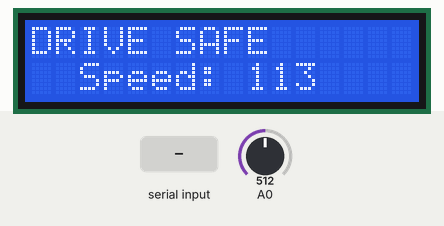
Simulated run of this sketch. Board: Arduino Uno, built with avr-gcc and run on an emulated ATmega328P. Shown: 16×2 character LCD. Inputs (shaded band) come from the test bench; at power-on: A0 = 512. What the sketch prints to the serial monitor is not drawn.

Above: at 1.2 s.
1.3 s: "1" received over Serial
7.3 s: A0 set to 716
At 8.4 s:
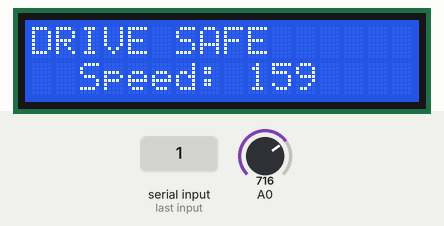
11.6 s: A0 set to 900
At 13.0 s:
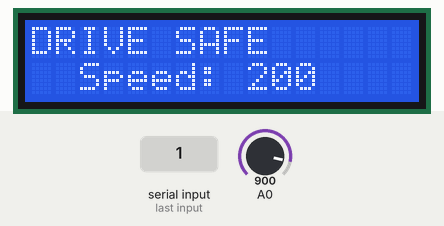
15.6 s: A0 set to 1023
At 16.5 s:
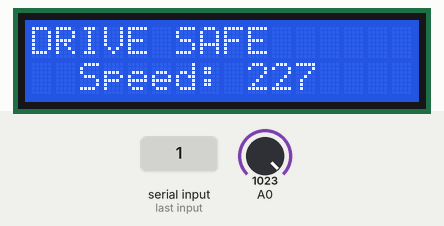
Timing chart, 0 to 18.6 s (numbered marks = the images above; inputs shaded):
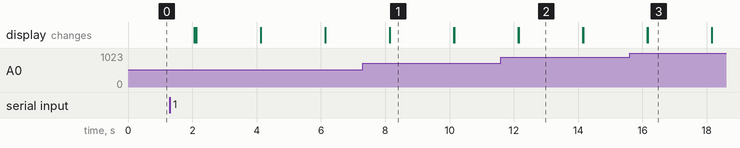

Measured:
- after the input at 7.3 s, the display: first differs from a run without the input after 0.84 s (image 1)
- after the input at 11.6 s, the display: first differs from a run without the input after 0.55 s (image 2)
- after the input at 15.6 s, the display: first differs from a run without the input after 0.56 s (image 3)
- what the display in image 1 shows lasts 2.0 s, from 8.1 s to 10.1 s

The sketch:

hackathonmlh.ino
```cpp
#include <LiquidCrystal.h> // includes the LiquidCrystal Library
LiquidCrystal lcd(2, 3, 4, 5, 6, 7); // Creates an LC object. Parameters: (rs, enable, d4, d5, d6, d7)
String readString;
int flag=0;
void setup() {
   Serial.begin(9600);
 lcd.begin(16,2); // Initializes the interface to the LCD screen, and specifies the dimensions (width and height) of the display }

}

void loop() {
 lcd.print("DRIVE SAFE"); // Prints "Arduino" on the LCD
  while(Serial.available()){
    delay(50);
    char c=Serial.read();
    readString+=c;
  }
  Serial.println(readString);
  readString.trim();
  if(readString.equals("Unnamed Road, Bejanapadavu, Karnataka 574219, India")||readString.equals("Unnamed Road, Karnataka 574219, India")){
    flag=1;
  }else if(readString.equals("Farengipet-Benjan Padavu Rd, Bejanapadavu, Karnataka 574219, India")){
    flag=2;
  }else if(readString.equals("BC Road-Kaikamba, Kalpane, Karnataka 574219, India")){
    flag=3;
  }
   int sensorValue = analogRead(A0);
lcd.setCursor(2,1); // Sets the location at which subsequent text written to the LCD will be displayed
 lcd.print("Speed: ");
if(flag==1){
      if((sensorValue/4.5)>90){
        lcd.print("90");
      }else{
        lcd.print((int)(sensorValue/4.5));
      }
      delay(1000);
  }
  else if(flag==2){
      if((sensorValue/4.5)>50){
        lcd.print("50");
      }else{
        lcd.print((int)(sensorValue/4.5));
      }
      delay(1000);
  }
 else if(flag==3){
      if((sensorValue/4.5)>30){
        lcd.print("30");
      }else{
        lcd.print((int)(sensorValue/4.5));
      }
      delay(1000);
  }else{
    lcd.print((int)(sensorValue/4.5));
     delay(1000);
  }
    readString="";
      delay(1000);
 lcd.clear(); // Clears the display

}
```
